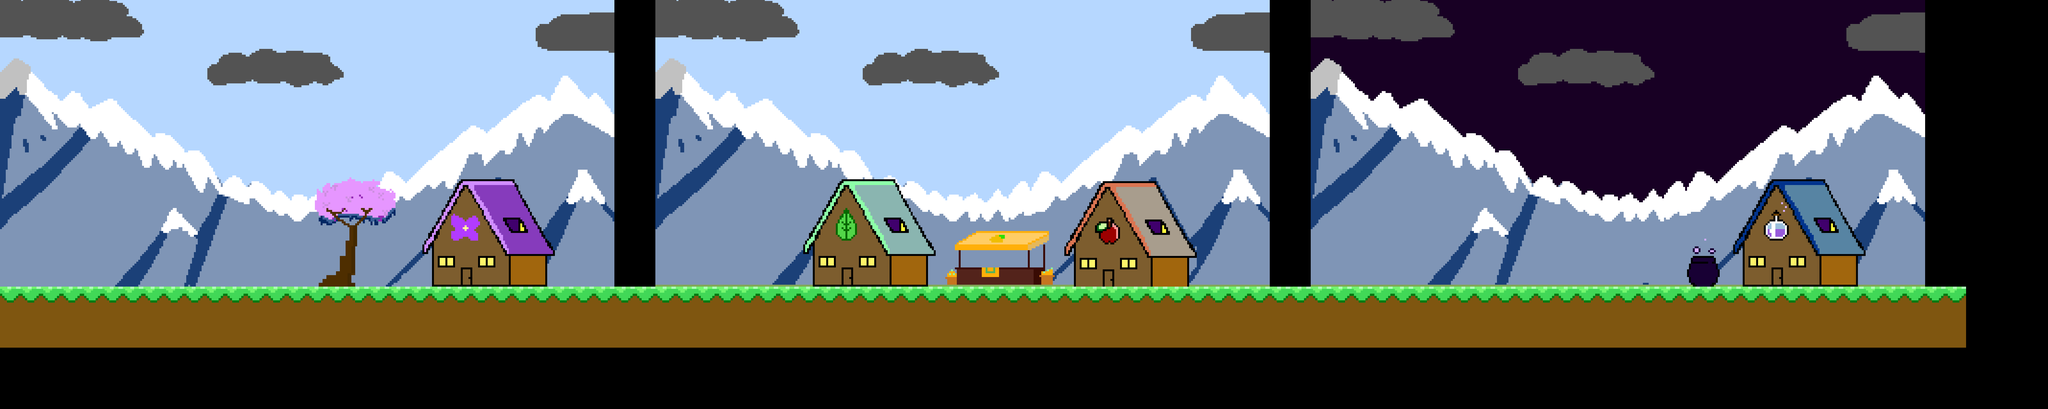

The image is a tile-based game level rendered from a .tmx file. Its description and complete source (layers, tilesets, objects, tile grids) follow:
An orthogonal 100x20 tile map with 64x64 px tiles, 1 tile layer (Tile Layer 1), 3 image layers and 14 objects (3x cameraSwitch, Stage 3, Stage 1, Stage 2, player, ...).

<map version="1.9" tiledversion="1.9.2" orientation="orthogonal" renderorder="right-down" width="100" height="20" tilewidth="64" tileheight="64" infinite="0" nextlayerid="10" nextobjectid="26">
 <tileset firstgid="1" source="V4.tsx" />
 <imagelayer id="7" name="Image Layer 1" offsetx="0" offsety="-33.5">
  <image source="backgrounds/springkeep/1.png" width="1920" height="1080" />
 </imagelayer>
 <imagelayer id="8" name="Image Layer 2" offsetx="2048" offsety="-33.5">
  <image source="backgrounds/springkeep/2.png" width="1920" height="1080" />
 </imagelayer>
 <imagelayer id="9" name="Image Layer 3" offsetx="4096" offsety="-33.5">
  <image source="backgrounds/springkeep/3.png" width="1920" height="1080" />
 </imagelayer>
 <layer id="1" name="Tile Layer 1" width="100" height="20">
  <data encoding="csv">
0,0,0,0,0,0,0,0,0,0,0,0,0,0,0,0,0,0,0,0,0,0,0,0,0,0,0,0,0,0,0,0,0,0,0,0,0,0,0,0,0,0,0,0,0,0,0,0,0,0,0,0,0,0,0,0,0,0,0,0,0,0,0,0,0,0,0,0,0,0,0,0,0,0,0,0,0,0,0,0,0,0,0,0,0,0,0,0,0,0,0,0,0,0,0,0,0,0,0,0,
0,0,0,0,0,0,0,0,0,0,0,0,0,0,0,0,0,0,0,0,0,0,0,0,0,0,0,0,0,0,0,0,0,0,0,0,0,0,0,0,0,0,0,0,0,0,0,0,0,0,0,0,0,0,0,0,0,0,0,0,0,0,0,0,0,0,0,0,0,0,0,0,0,0,0,0,0,0,0,0,0,0,0,0,0,0,0,0,0,0,0,0,0,0,0,0,0,0,0,0,
0,0,0,0,0,0,0,0,0,0,0,0,0,0,0,0,0,0,0,0,0,0,0,0,0,0,0,0,0,0,0,0,0,0,0,0,0,0,0,0,0,0,0,0,0,0,0,0,0,0,0,0,0,0,0,0,0,0,0,0,0,0,0,0,0,0,0,0,0,0,0,0,0,0,0,0,0,0,0,0,0,0,0,0,0,0,0,0,0,0,0,0,0,0,0,0,0,0,0,0,
0,0,0,0,0,0,0,0,0,0,0,0,0,0,0,0,0,0,0,0,0,0,0,0,0,0,0,0,0,0,0,0,0,0,0,0,0,0,0,0,0,0,0,0,0,0,0,0,0,0,0,0,0,0,0,0,0,0,0,0,0,0,0,0,0,0,0,0,0,0,0,0,0,0,0,0,0,0,0,0,0,0,0,0,0,0,0,0,0,0,0,0,0,0,0,0,0,0,0,0,
0,0,0,0,0,0,0,0,0,0,0,0,0,0,0,0,0,0,0,0,0,0,0,0,0,0,0,0,0,0,0,0,0,0,0,0,0,0,0,0,0,0,0,0,0,0,0,0,0,0,0,0,0,0,0,0,0,0,0,0,0,0,0,0,0,0,0,0,0,0,0,0,0,0,0,0,0,0,0,0,0,0,0,0,0,0,0,0,0,0,0,0,0,0,0,0,0,0,0,0,
0,0,0,0,0,0,0,0,0,0,0,0,0,0,0,0,0,0,0,0,0,0,0,0,0,0,0,0,0,0,0,0,0,0,0,0,0,0,0,0,0,0,0,0,0,0,0,0,0,0,0,0,0,0,0,0,0,0,0,0,0,0,0,0,0,0,0,0,0,0,0,0,0,0,0,0,0,0,0,0,0,0,0,0,0,0,0,0,0,0,0,0,0,0,0,0,0,0,0,0,
0,0,0,0,0,0,0,0,0,0,0,0,0,0,0,0,0,0,0,0,0,0,0,0,0,0,0,0,0,0,0,0,0,0,0,0,0,0,0,0,0,0,0,0,0,0,0,0,0,0,0,0,0,0,0,0,0,0,0,0,0,0,0,0,0,0,0,0,0,0,0,0,0,0,0,0,0,0,0,0,0,0,0,0,0,0,0,0,0,0,0,0,0,0,0,0,0,0,0,0,
0,0,0,0,0,0,0,0,0,0,0,0,0,0,0,0,0,0,0,0,0,0,0,0,0,0,0,0,0,0,0,0,0,0,0,0,0,0,0,0,0,0,0,0,0,0,0,0,0,0,0,0,0,0,0,0,0,0,0,0,0,0,0,0,0,0,0,0,0,0,0,0,0,0,0,0,0,0,0,0,0,0,0,0,0,0,0,0,0,0,0,0,0,0,0,0,0,0,0,0,
0,0,0,0,0,0,0,0,0,0,0,0,0,0,0,0,0,0,0,0,0,0,0,0,0,0,0,0,0,0,0,0,0,0,0,0,0,0,0,0,0,0,0,0,0,0,0,0,0,0,0,0,0,0,0,0,0,0,0,0,0,0,0,0,0,0,0,0,0,0,0,0,0,0,0,0,0,0,0,0,0,0,0,0,0,0,0,0,0,0,0,0,0,0,0,0,0,0,0,0,
0,0,0,0,0,0,0,0,0,0,0,0,0,0,0,0,0,0,0,0,0,0,0,0,0,0,0,0,0,0,0,0,0,0,0,0,0,0,0,0,0,0,0,0,0,0,0,0,0,0,0,0,0,0,0,0,0,0,0,0,0,0,0,0,0,0,0,0,0,0,0,0,0,0,0,0,0,0,0,0,0,0,0,0,0,0,0,0,0,0,0,0,0,0,0,0,0,0,0,0,
0,0,0,0,0,0,0,0,0,0,0,0,0,0,0,0,0,0,0,0,0,0,0,0,0,0,0,0,0,0,0,0,0,0,0,0,0,0,0,0,0,0,0,0,0,0,0,0,0,0,0,0,0,0,0,0,0,0,0,0,0,0,0,0,0,0,0,0,0,0,0,0,0,0,0,0,0,0,0,0,0,0,0,0,0,0,0,0,0,0,0,0,0,0,0,0,0,0,0,0,
0,0,0,0,0,0,0,0,0,0,0,0,0,0,0,0,0,0,0,0,0,0,0,0,0,0,0,0,0,0,0,0,0,0,0,0,0,0,0,0,0,0,0,0,0,0,0,0,0,0,0,0,0,0,0,0,0,0,0,0,0,0,0,0,0,0,0,0,0,0,0,0,0,0,0,0,0,0,0,0,0,0,0,0,0,0,0,0,0,0,0,0,0,0,0,0,0,0,0,0,
0,0,0,0,0,0,0,0,0,0,0,0,0,0,0,0,0,0,0,0,0,0,0,0,0,0,0,0,0,0,0,0,0,0,0,0,0,0,0,0,0,0,0,0,0,0,0,0,0,0,0,0,0,0,0,0,0,0,0,0,0,0,0,0,0,0,0,0,0,0,0,0,0,0,0,0,0,0,0,0,0,0,0,0,0,0,0,0,0,0,0,0,0,0,0,0,0,0,0,0,
0,0,0,0,0,0,0,0,0,0,0,0,0,0,0,0,0,0,0,0,0,0,0,0,0,0,0,0,0,0,0,0,0,0,0,0,0,0,0,0,0,0,0,0,0,0,0,0,0,0,0,0,0,0,0,0,0,0,0,0,0,0,0,0,0,0,0,0,0,0,0,0,0,0,0,0,0,0,0,0,0,0,0,0,0,0,0,0,0,0,0,0,0,0,0,0,0,0,0,0,
41,41,41,41,41,41,41,41,41,41,41,41,41,41,41,41,41,41,41,41,41,41,41,41,41,41,41,41,41,41,41,41,41,41,41,41,41,41,41,41,41,41,41,41,41,41,41,41,41,41,41,41,41,41,41,41,41,41,41,41,41,41,41,41,41,41,41,41,41,41,41,41,41,41,41,41,41,41,41,41,41,41,41,41,41,41,41,41,41,41,41,41,41,41,41,41,0,0,0,0,
51,51,51,51,51,51,51,51,51,51,51,51,51,51,51,51,51,51,51,51,51,51,51,51,51,51,51,51,51,51,51,51,51,51,51,51,51,51,51,51,51,51,51,51,51,51,51,51,51,51,51,51,51,51,51,51,51,51,51,51,51,51,51,51,51,51,51,51,51,51,51,51,51,51,51,51,51,51,51,51,51,51,51,51,51,51,51,51,51,51,51,51,51,51,51,51,0,0,0,0,
51,51,51,51,51,51,51,51,51,51,51,51,51,51,51,51,51,51,51,51,51,51,51,51,51,51,51,51,51,51,51,51,51,51,51,51,51,51,51,51,51,51,51,51,51,51,51,51,51,51,51,51,51,51,51,51,51,51,51,51,51,51,51,51,51,51,51,51,51,51,51,51,51,51,51,51,51,51,51,51,51,51,51,51,51,51,51,51,51,51,51,51,51,51,51,51,0,0,0,0,
0,0,0,0,0,0,0,0,0,0,0,0,0,0,0,0,0,0,0,0,0,0,0,0,0,0,0,0,0,0,0,0,0,0,0,0,0,0,0,0,0,0,0,0,0,0,0,0,0,0,0,0,0,0,0,0,0,0,0,0,0,0,0,0,0,0,0,0,0,0,0,0,0,0,0,0,0,0,0,0,0,0,0,0,0,0,0,0,0,0,0,0,0,0,0,0,0,0,0,0,
0,0,0,0,0,0,0,0,0,0,0,0,0,0,0,0,0,0,0,0,0,0,0,0,0,0,0,0,0,0,0,0,0,0,0,0,0,0,0,0,0,0,0,0,0,0,0,0,0,0,0,0,0,0,0,0,0,0,0,0,0,0,0,0,0,0,0,0,0,0,0,0,0,0,0,0,0,0,0,0,0,0,0,0,0,0,0,0,0,0,0,0,0,0,0,0,0,0,0,0,
0,0,0,0,0,0,0,0,0,0,0,0,0,0,0,0,0,0,0,0,0,0,0,0,0,0,0,0,0,0,0,0,0,0,0,0,0,0,0,0,0,0,0,0,0,0,0,0,0,0,0,0,0,0,0,0,0,0,0,0,0,0,0,0,0,0,0,0,0,0,0,0,0,0,0,0,0,0,0,0,0,0,0,0,0,0,0,0,0,0,0,0,0,0,0,0,0,0,0,0
</data>
 </layer>
 <objectgroup id="2" name="Levels">
  <object id="3" name="Stage 3" x="4096" y="0" width="1920" height="1080" />
  <object id="5" name="Stage 1" x="0" y="0" width="1920" height="1080" />
  <object id="6" name="Stage 2" x="2048" y="0" width="1920" height="1080" />
 </objectgroup>
 <objectgroup id="6" name="Object Layer 1">
  <object id="10" x="0" y="1088">
   <polygon points="0,0 0,-192 6144,-192 6144,0" />
  </object>
  <object id="15" name="cameraSwitch" x="1984" y="0" width="64" height="1088" />
  <object id="16" name="cameraSwitch" x="4032" y="0" width="64" height="1088" />
  <object id="17" name="cameraSwitch" x="6080" y="0" width="64" height="1088" />
  <object id="18" name="player" x="12" y="800" width="64" height="86" />
  <object id="19" x="4124" y="1.33333">
   <polygon points="0,0 0,894 -20,893.333 -22.6667,-0.666667" />
  </object>
  <object id="20" x="2074.67" y="0">
   <polygon points="0,0 0,894 -20,893.333 -22.6667,-0.666667" />
  </object>
  <object id="22" name="lu" x="2432" y="832" width="64" height="64" />
  <object id="23" name="manny" x="3136" y="832" width="64" height="64" />
  <object id="24" name="rose" x="3520" y="832" width="64" height="64" />
  <object id="25" name="persephone" x="1152" y="832" width="64" height="64" />
 </objectgroup>
</map>
